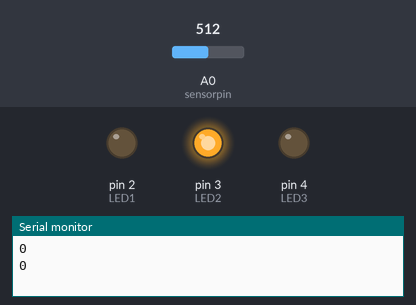
The sketch below on a simulated Arduino Uno, built with avr-gcc and run on an emulated ATmega328P. Parts: output pins drawn as LEDs (lit = HIGH), the last lines printed to the serial monitor. The inputs (shaded band) are chosen by the test bench; at power-on: A0 (sensorpin) = 512. Pins used as bus, display or sensor lines are not drawn.

Above: at 1.8 s.
1.9 s: A0 (sensorpin) set to 483
At 2.7 s:
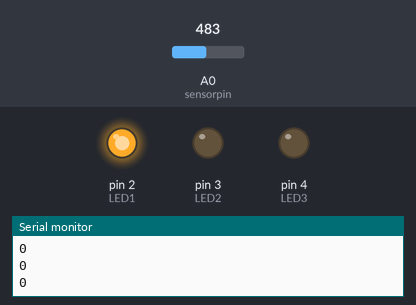
3.5 s: A0 (sensorpin) set to 900
At 5.0 s:
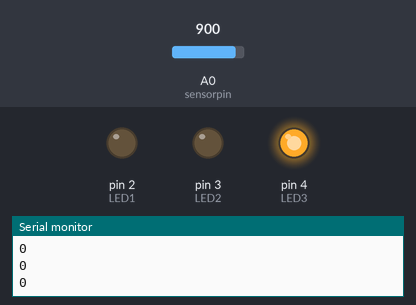
5.5 s: A0 (sensorpin) set to 808
7.2 s: A0 (sensorpin) set to 789
At 8.3 s:
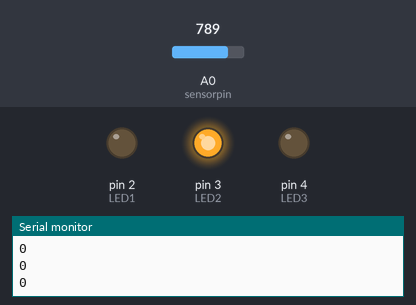
9.5 s: A0 (sensorpin) set to 1023
At 10.6 s:
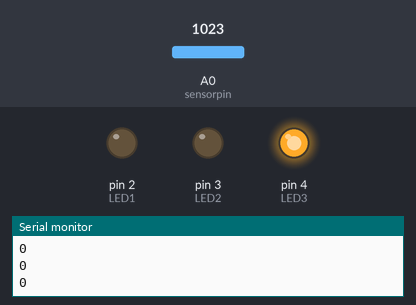
Timing chart, 0 to 12.5 s (numbered marks = the images above; inputs shaded):
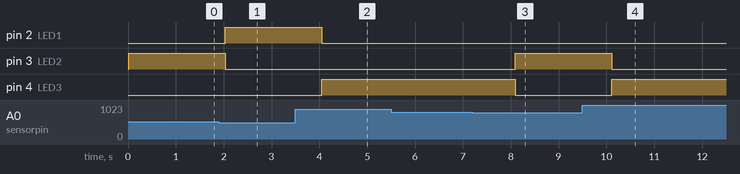

Measured:
- the behaviour switches between 500 and 499 on A0 (sensorpin) (found by bisection; images 0 and 1)
- the behaviour switches between 801 and 800 on A0 (sensorpin) (found by bisection; images 2 and 3)
- after the input at 1.9 s, pin 2 (LED1): LOW → HIGH after 0.13 s; pin 3 (LED2): HIGH → LOW after 0.13 s
- after the input at 3.5 s, pin 2 (LED1): HIGH → LOW after 0.55 s; pin 4 (LED3): LOW → HIGH after 0.55 s
- after the input at 7.2 s, pin 3 (LED2): LOW → HIGH after 0.89 s; pin 4 (LED3): HIGH → LOW after 0.89 s
- after the input at 9.5 s, pin 3 (LED2): HIGH → LOW after 0.61 s; pin 4 (LED3): LOW → HIGH after 0.61 s

The sketch:

soil_moisture_sensor_cailbration.ino
```cpp
// Arduino soil moisture sensor code

// declare variables for pins
const int sensorpin = A0;
const int sensorpower = 8;
const int LED1 = 2;
const int LED2 = 3;
const int LED3 = 4;

// variable for sensor reading
int sensor;

// delay time between sensor readings (milliseconds)
// this helps prevent the sensor from corroding by
// not leaving it powered on all the time
// (note: the Tinkercad simulation can run slowly,
// you may want to decrease the delay time if running
// this in Tinkercad
const int delayTime = 1000;

// "wet" and "dry" thresholds - these require calibration
int wetness = 0;
int wet = 800;
int dry = 500;

void setup(){ // code that only runs once
  // set pins as outputs
  pinMode(LED1,OUTPUT);
  pinMode(LED2,OUTPUT);
  pinMode(LED3,OUTPUT);
  pinMode(sensorpower,OUTPUT);

  // initialize serial communication
  Serial.begin(9600);
}

void loop(){ // code that loops forever
  // power on sensor and wait briefly
  digitalWrite(sensorpower,HIGH);
  delay(10);
  // take reading from sensor
  sensor = analogRead(sensorpin);
  // turn sensor off to help prevent corrosion
  digitalWrite(sensorpower,LOW);

  // print sensor reading
  Serial.println(wetness);

  // If sensor reading is greater than "wet" threshold,
  // turn on the blue LED. If it is less than the "dry"
  // threshold, turn on the red LED. If it is in between
  // the two values, turn on the yellow LED.
  if(sensor>wet){
    digitalWrite(LED1,LOW);
    digitalWrite(LED2,LOW);
    digitalWrite(LED3,HIGH);
  }
  else if(sensor<dry){
    digitalWrite(LED1,HIGH);
    digitalWrite(LED2,LOW);
    digitalWrite(LED3,LOW);
  }
  else{
    digitalWrite(LED1,LOW);
    digitalWrite(LED2,HIGH);
    digitalWrite(LED3,LOW);
  }

  // wait before taking next reading
  delay(delayTime);

}
```
